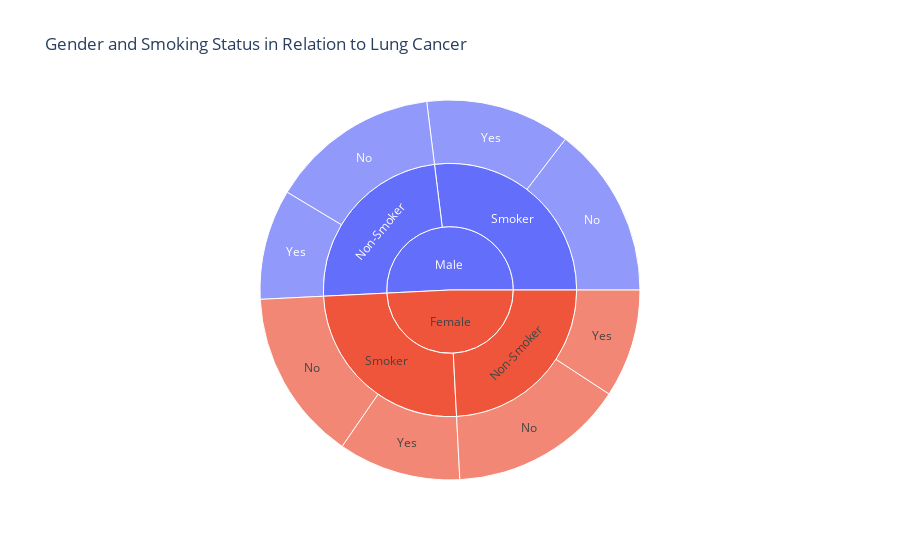

Source (notebook cell):
### Code cell
# Plotly Sunburst Chart for Gender and Smoking Status in Relation to Lung Cancer
fig_sunburst = px.sunburst(
    df2,
    path=['GENDER', 'SMOKING', 'LUNG_CANCER'],
    title='Gender and Smoking Status in Relation to Lung Cancer'
)
fig_sunburst.show()

### Figure 1 — Plotly figure (JSON) as saved in the notebook; plotly's stock layout.template omitted (floating-point values rounded to 4 significant figures)
{"data": [{"branchvalues": "total", "domain": {"x": [0, 1], "y": [0, 1]}, "hovertemplate": "labels=%{label}<br>count=%{value}<br>parent=%{parent}<br>id=%{id}<extra></extra>", "ids": ["Female/Non-Smoker/No", "Male/Non-Smoker/No", "Female/Smoker/No", "Male/Smoker/No", "Female/Non-Smoker/Yes", "Male/Non-Smoker/Yes", "Female/Smoker/Yes", "Male/Smoker/Yes", "Female/Non-Smoker", "Male/Non-Smoker", "Female/Smoker", "Male/Smoker", "Female", "Male"], "labels": ["No", "No", "No", "No", "Yes", "Yes", "Yes", "Yes", "Non-Smoker", "Non-Smoker", "Smoker", "Smoker", "Female", "Male"], "name": "", "parents": ["Female/Non-Smoker", "Male/Non-Smoker", "Female/Smoker", "Male/Smoker", "Female/Non-Smoker", "Male/Non-Smoker", "Female/Smoker", "Male/Smoker", "Female", "Male", "Female", "Male", "", ""], "type": "sunburst", "values": [86, 83, 84, 84, 53, 54, 60, 71, 139, 137, 144, 155, 283, 292]}], "layout": {"legend": {"tracegroupgap": 0}, "title": {"text": "Gender and Smoking Status in Relation to Lung Cancer"}}}
